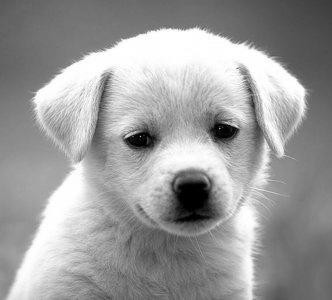
#> input picture pic/fig_0_2.jpeg, 332 x 300 px
$ jupyter execute 00_image_basics.ipynb   (shell and % lines are left out)
#> lines starting #> are read from the running program, lines starting #| are printed output that depends on the picture; after the words box and inside, x2 and y2 are one past the last pixel; in counts of white or black regions, pixels touching at a corner belong together
## Image 기초

사전적 정의:
(Wikipedia 한글요약) image는 사진이나 이차원 그림처럼 시지각(시각적 인식)을 묘사하는 (피사체를 닮은)인공물

Wikipedia:
An image (from Latin: imago) is an artifact that depicts visual perception, such as a photograph or other two-dimensional picture, particularly one that resembles a subject (usually a physical object).

이미지 처리 분야에서의 정의:
**image 란  2차원(혹은 3차원) 공간에서 color intensity를 갖는 점(픽셀)들의 집합**

수학적 정의:
An image is defined as a two-dimensional function,F(x,y), where x and y are spatial coordinates(공간좌표), and the amplitude of F at any pair of coordinates (x,y) is called the intensity of that image at that point.

이미지를 구성하는 x,y,F(x,y) 가 digital 값을 가질 때, digital image 라 한다.
여기에서 F(x,y)는 이차원 이미지의 (x,y) 좌표에서의 color intensity를 의미한다

**픽셀(pixel)**: Picture Element의 준말. 화소(畵素)라고도 한다. 이 점 하나에 해당 색의 정보(빨간색, 녹색, 파란색, 투명도 등)가 담겨져 있으며, 이는 곧 그림의 용량과 직결된다.

**Gray Level**: 각 픽셀이 갖는 영상의 밝기를 나타내는 값. 보통 0에서 255 사이의 값을 갖는다.

**resolution(해상도)**: The term resolution is often considered equivalent to pixel count in digital imaging.

The above image  has a resolution of 1,000×750, meaning that it is 1,000 pixels
wide and 750 pixels tall. We can conceptualize an image as a (multidimensional) matrix. In this
case, our matrix has 1,000 columns (the width) with 750 rows (the height). Overall, there are
1,000×750 = 750,000 total pixels in our image.

### Image의 종류

#### Binary Image:
A binary image has only two possible gray values or intensities 0 (검정색) and 255 (흰색),

#### Grayscale Image (Black and White Image):
Each pixel in grayscale image can have any value between 0 and 255.

#### Color Image:
Both binary image and grayscale image are 2-dimensional arrays, where at every location, you have one value to represent the pixel.
Typically you need 3 values for each pixel to represent any color.
This came from the idea that any color can be formed by combining 3 basic colors Blue, Green and Red (BGR).

#### image as a matrix (or array in python)

# How to install opencv for python on Windows 10
### anaconda prompt 에서 다음을 입력하고 리턴 키를 누른다.
### pip install opencv-python

[cell 1]
# opencv 버전 체크

import cv2

print(cv2.__version__)

[cell 2]
import numpy as np  # numpy: numrical python

[cell 3]
import cv2

[cell 4]
m=np.arange(0,11)
m

[cell 5]
m=np.arange(0,256, dtype="uint8")
m

[cell 6]
m2=np.tile(m,(256,1))
print(m2.shape)
m2

[cell 7]
cv2.imshow('m2', m2)
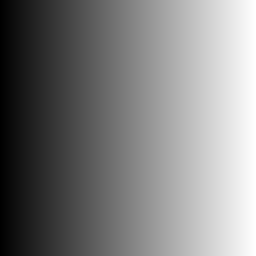
#> window 'm2': shape (256, 256); min 0, max 255, mean 127.5

cv2.waitKey(0)
cv2.destroyAllWindows()

### image to matrix in grayscale image

[cell 8]
fname = 'pic/fig_0_2.jpeg' #puppy

#original = cv2.imread(fname, cv2.IMREAD_COLOR)
gray = cv2.imread(fname, cv2.IMREAD_GRAYSCALE)
#> gray is the input picture: shape (300, 332); min 0, max 255, mean 155.7

#cv2.imshow('Original', original)
cv2.imshow('Gray', gray)

cv2.waitKey(0)
cv2.destroyAllWindows()

[cell 9]
fname = 'pic/fig_0_2.jpeg' #puppy

original = cv2.imread(fname, cv2.IMREAD_COLOR)
#gray = cv2.imread(fname, cv2.IMREAD_GRAYSCALE)

cv2.imshow('Original', original)
#cv2.imshow('Gray', gray)

cv2.waitKey(0)
cv2.destroyAllWindows()

[cell 10]
gray

[cell 11]
gray.shape
#> Out = (300, 332)

[cell 12]
type(gray)

[cell 13]
gray2=gray.copy()
gray2

[cell 14]
gray2[0:100,0:150]=0
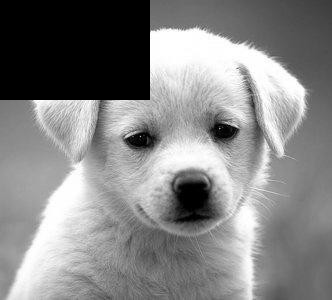
#> gray2: shape (300, 332); 15.06% of pixels changed, all inside (x1, y1, x2, y2) = (0, 0, 150, 100)
gray2

[cell 15]
cv2.imshow('Gray2', gray2)

cv2.waitKey(0)
cv2.destroyAllWindows()

[cell 16]
gray3=gray.copy()
gray3

[cell 17]
gray3[160:230,140:230]=255
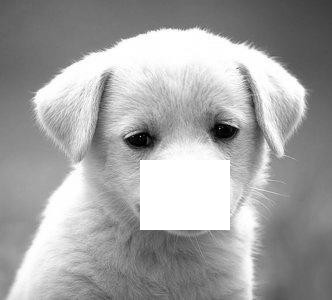
#> gray3: shape (300, 332); 6.31% of pixels changed, all inside (x1, y1, x2, y2) = (140, 160, 230, 230)
gray3

[cell 18]
cv2.imshow('Gray3', gray3)

cv2.waitKey(0)
cv2.destroyAllWindows()

[cell 19]
cv2.imshow('Gray', gray)
cv2.imshow('Gray2', gray2)
cv2.imshow('Gray3', gray3)

cv2.waitKey(0)
cv2.destroyAllWindows()

## Color pixel

Pixels in the RGB color space are no longer a scalar value like in a grayscale/single channel
image – instead, the pixels are represented by a list of three values: one value for the Red component,
one for Green, and another for Blue.
To define a color in the RGB color model, all we need to do is
define the amount of Red, Green, and Blue contained in a single pixel.
Each Red, Green, and Blue channel can have values defined in the range [0,255] for a total of
256 “shades”, where 0 indicates no representation and 255 demonstrates full representation.
Given
that the pixel value only needs to be in the range [0,255], we normally use 8-bit unsigned integers
to represent the intensity

Given our three Red, Green, and Blue values, we can combine them into an RGB tuple in the
form (red, green, blue).
This tuple represents a given color in the RGB color space.
The
RGB color space is an example of an additive color space: the more of each color is added, the
brighter the pixel becomes and closer to white.

연습: https://www.w3schools.com/colors/colors_rgb.asp

[cell 20]
fname = 'pic/fig_0_3.jpeg'

#original = cv2.imread(fname, cv2.IMREAD_COLOR)
bird = cv2.imread(fname)
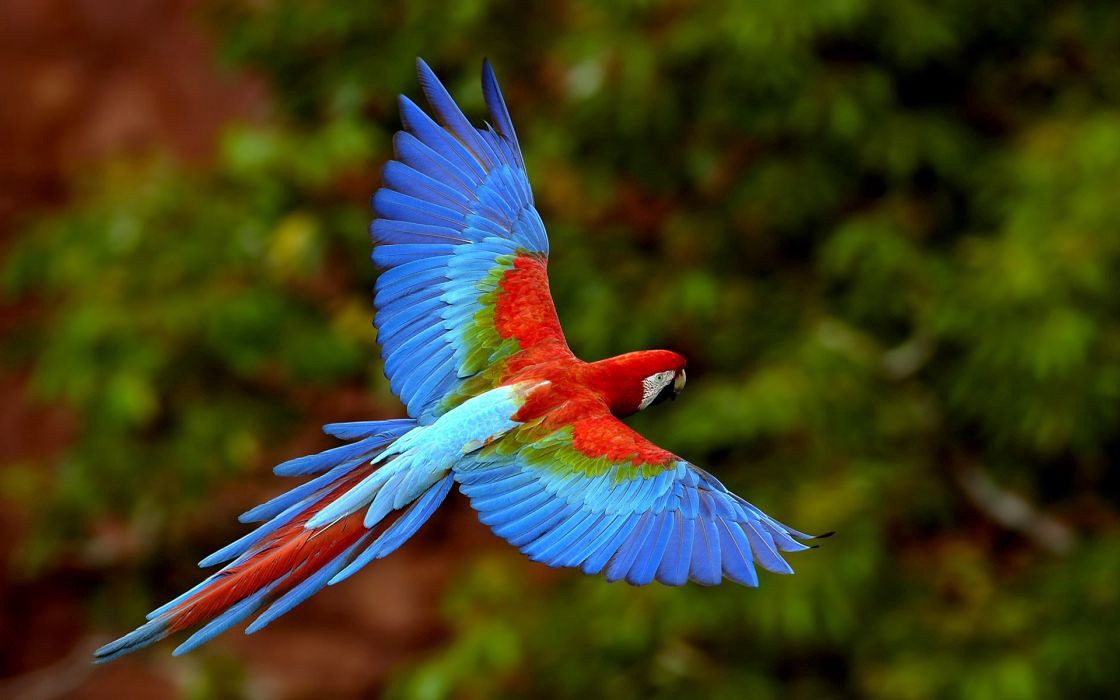
#> input picture pic/fig_0_3.jpeg, 1120 x 700 px
#> bird is the input picture: shape (700, 1120, 3); mean B, G, R 28.9, 61, 63.5
cv2.imshow('Bird', bird)

gray_bird = cv2.imread(fname, cv2.IMREAD_GRAYSCALE)
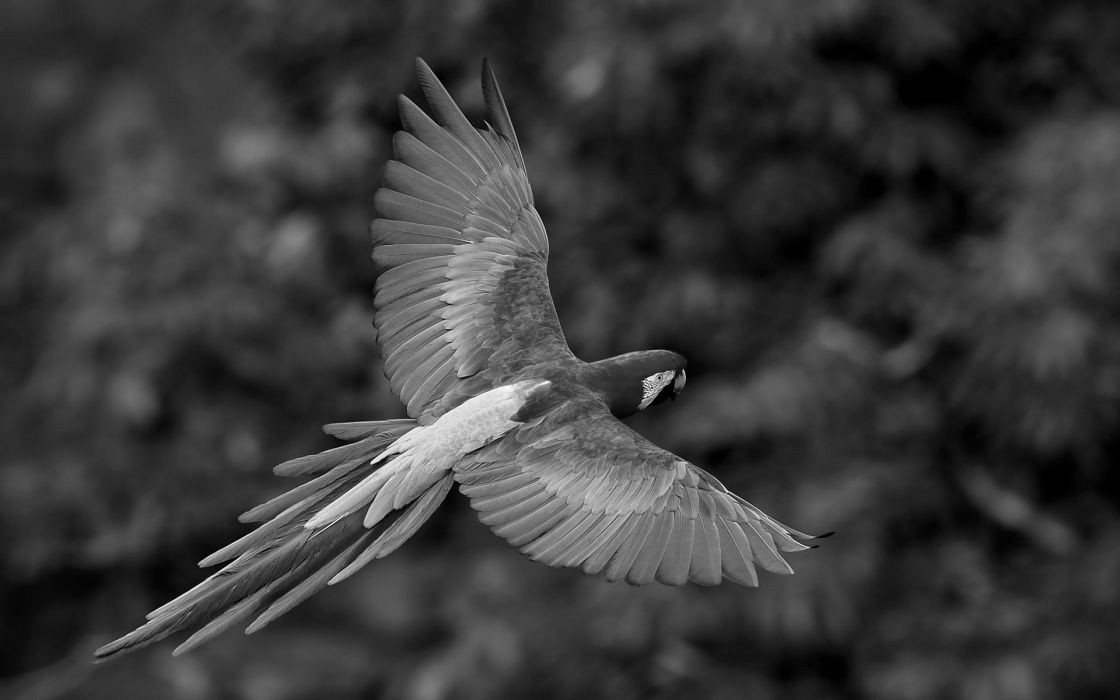
#> gray_bird: shape (700, 1120); min 0, max 252, mean 58.1
cv2.imshow('Gray_Bird', gray_bird)

cv2.waitKey(0)
cv2.destroyAllWindows()

[cell 21]
gray_bird.shape
#> Out = (700, 1120)

[cell 22]
bird.shape
#> Out = (700, 1120, 3)

# opencv: The order of color is BGR (blue, green, red).

[cell 23]
bird

[cell 24]
bird[:,:,0] # blue channel

[cell 25]
bird[:,:,1] # green channel

[cell 26]
bird[:,:,2] # red channel

[cell 27]
b = bird.copy()

# set green and red channels to 0
b[:, :, 1] = 0
b[:, :, 2] = 0
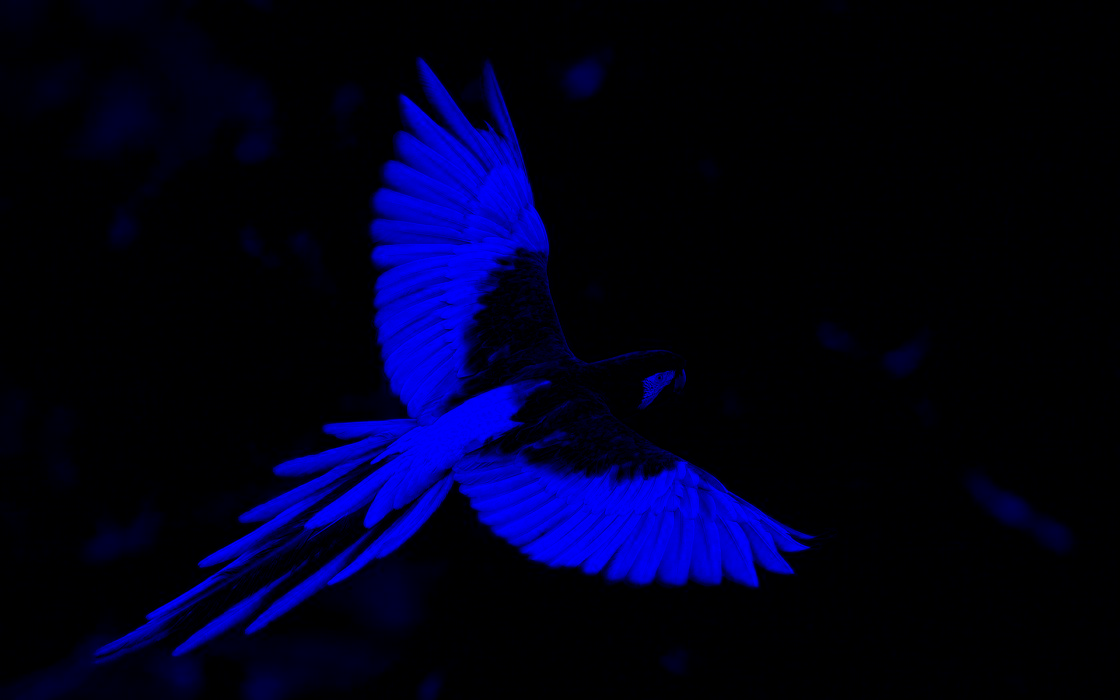
#> b: shape (700, 1120, 3); mean B, G, R 28.9, 0, 0

[cell 28]
cv2.imshow('Blue_Bird',b)

cv2.waitKey(0)
cv2.destroyAllWindows()

[cell 29]
g = bird.copy()

# set green and red channels to 0
g[:, :, 0] = 0
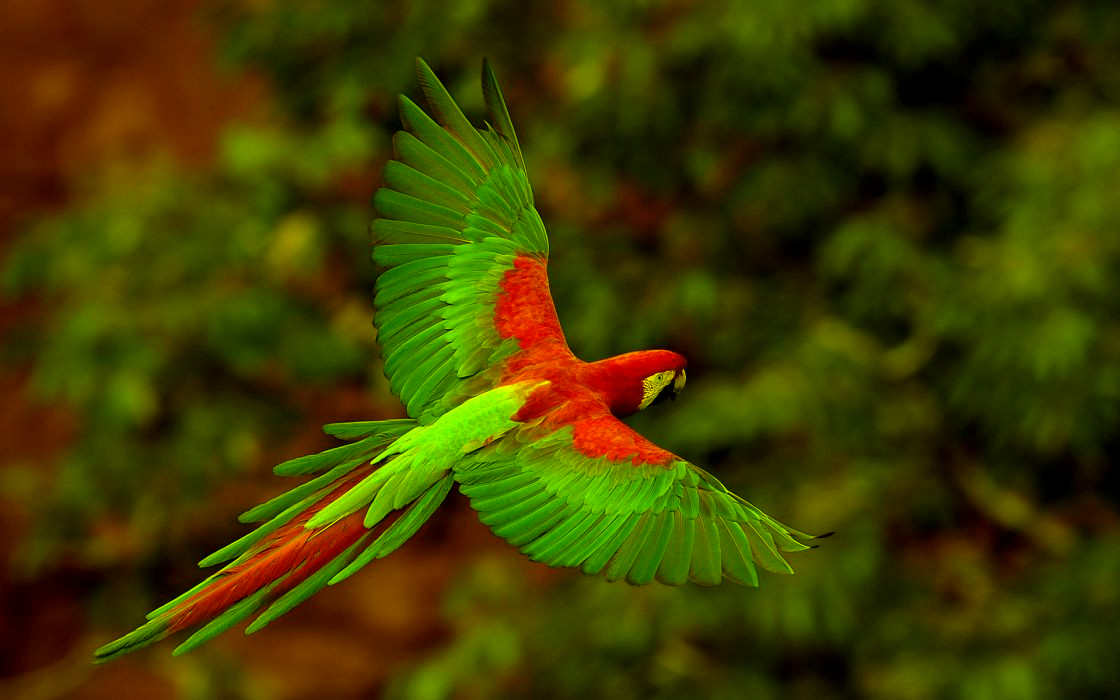
#> g: shape (700, 1120, 3); mean B, G, R 0, 61, 63.5
g[:, :, 2] = 0
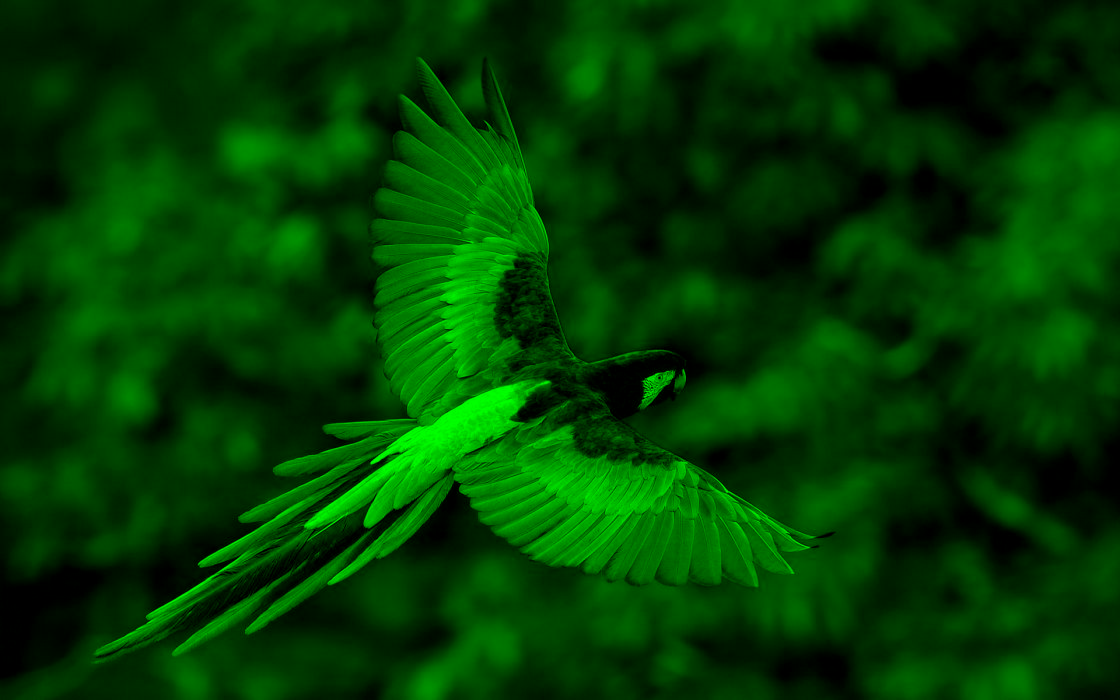
#> g: shape (700, 1120, 3); mean B, G, R 0, 61, 0

[cell 30]
cv2.imshow('Green_Bird',g)

cv2.waitKey(0)
cv2.destroyAllWindows()

[cell 31]
r = bird.copy()

# set green and red channels to 0
r[:, :, 0] = 0
r[:, :, 1] = 0
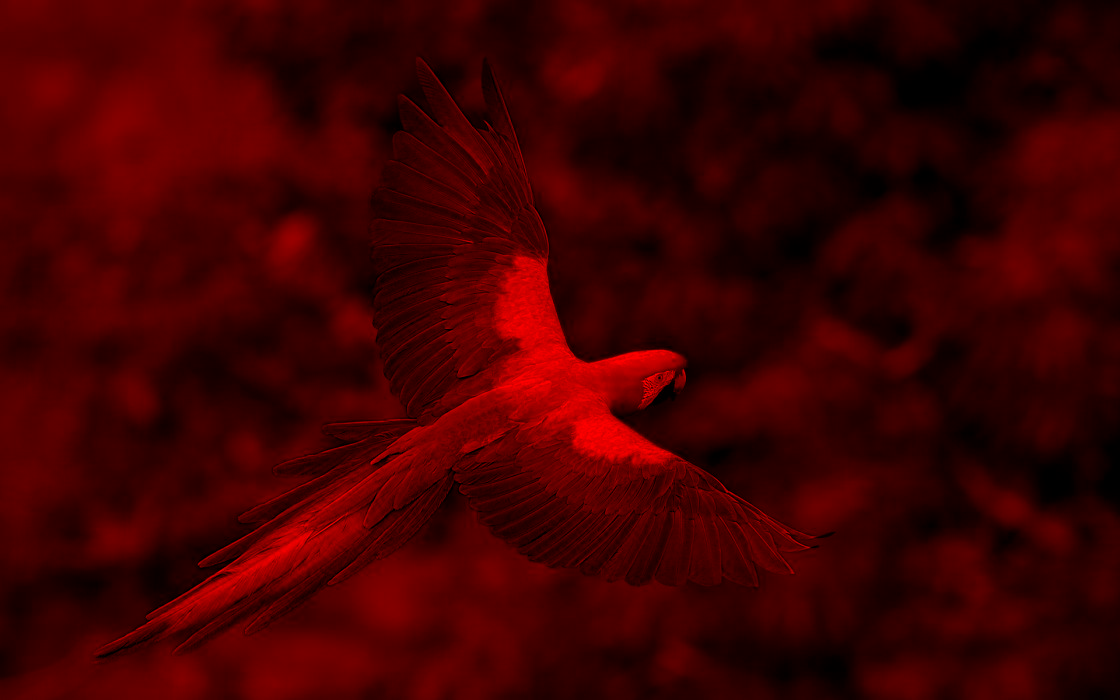
#> r: shape (700, 1120, 3); mean B, G, R 0, 0, 63.5

[cell 32]
cv2.imshow('Red_Bird',r)

cv2.waitKey(0)
cv2.destroyAllWindows()

[cell 33]
cv2.imshow('Bird',bird)

cv2.waitKey(0)
cv2.destroyAllWindows()

### BGR vs RGB

[cell 34]
from matplotlib import pyplot as plt

bird_plt = plt.imread(fname)

plt.imshow(bird_plt)

[cell 35]
from matplotlib import pyplot as plt

bird_cv2 = cv2.imread(fname)

cv2.imshow('Bird',bird_cv2)

cv2.waitKey(0)
cv2.destroyAllWindows()

cv2에서 읽어들인 이미지를 plt에서 인쇄

[cell 36]
plt.imshow(bird_cv2)

plt에서 읽어들인 이미지를 cv2에서 인쇄

[cell 37]
cv2.imshow('Bird',bird_plt)

cv2.waitKey(0)
cv2.destroyAllWindows()

[cell 38]
bird_cv2

[cell 39]
print(bird_plt)
#> (printed output is left out)

[cell 40]
bird_cv2[:,:,0] #blue channel

[cell 41]
bird_plt[:,:,0] #red channel

[cell 42]
bird_cv2[:,:,1] #green channel

[cell 43]
bird_plt[:,:,1] #green channel

[cell 44]
bird_cv2[:,:,2] #red channel

[cell 45]
bird_plt[:,:,2] #blue channel

[cell 46]
bird_cv2[:,:,0]==bird_plt[:,:,2]

[cell 47]
bird_cv2[:,:,1]==bird_plt[:,:,1]

[cell 48]
bird_cv2[:,:,2]==bird_plt[:,:,0]

[cell 49]
bird_cv2[:,:,2]==bird_plt[:,:,0]

[cell 50]
bird_cv2.shape
#> Out = (700, 1120, 3)

[cell 51]
sum(bird_cv2[:,:,0]==bird_plt[:,:,2])
#> Out = 1120 values from 700 to 700

[cell 52]
sum(bird_cv2[:,:,2]==bird_plt[:,:,0])
#> Out = 1120 values from 700 to 700

[cell 53]
bird_cv2[:,:,2]-bird_plt[:,:,0]

[cell 54]
np.sum(bird_cv2[:,:,2]-bird_plt[:,:,0])/(700*1120)
#> Out = 0
